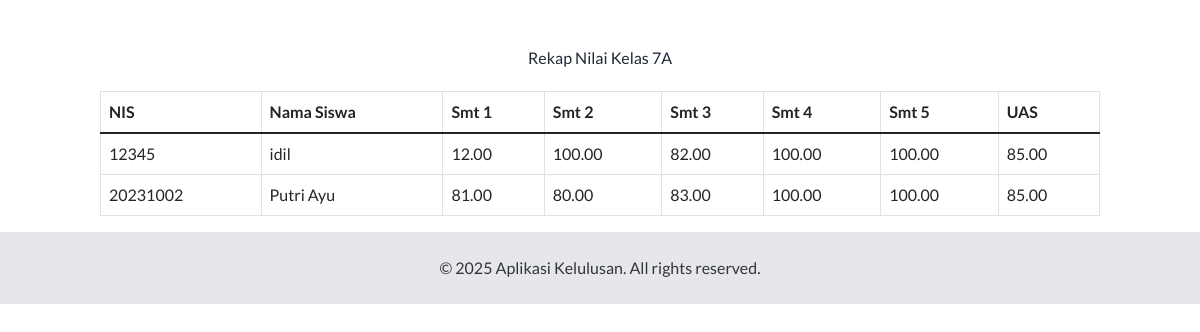
Page /wali_kelas/rekap_nilai_kelas.php (signed in) on the committed database.
### tables this page shows
CREATE TABLE `nilai` (
  `id_nilai` int(11) NOT NULL,
  `nis` varchar(20) NOT NULL,
  `kode_mapel` varchar(10) NOT NULL,
  `smt1` decimal(5,2) DEFAULT NULL,
  `smt2` decimal(5,2) DEFAULT NULL,
  `smt3` decimal(5,2) DEFAULT NULL,
  `smt4` decimal(5,2) DEFAULT NULL,
  `smt5` decimal(5,2) DEFAULT NULL,
  `uas` decimal(5,2) DEFAULT NULL,
  `tahun_ajaran` varchar(20) NOT NULL,
  `kkm` decimal(5,2) DEFAULT 80.00
);

CREATE TABLE `siswa` (
  `nis` varchar(20) NOT NULL,
  `nisn` varchar(20) DEFAULT NULL,
  `nama` varchar(100) NOT NULL,
  `tempat_lahir` varchar(100) DEFAULT NULL,
  `nama_orang_tua` varchar(100) DEFAULT NULL,
  `kelas` varchar(10) NOT NULL,
  `tahun_ajaran` varchar(20) NOT NULL,
  `password` varchar(255) DEFAULT NULL,
  `status_kelulusan` enum('Lulus','Lulus Bersyarat','Tidak Lulus') DEFAULT NULL
);

### wali_kelas/rekap_nilai_kelas.php (the view, shortened to what this page needs)
<?php
include('../includes/koneksi.php');
$kelas_wali = $_SESSION['kelas_wali'];
$sql = "SELECT siswa.nis, siswa.nama, nilai.smt1, nilai.smt2, nilai.smt3, nilai.smt4, nilai.smt5, nilai.uas
        FROM siswa
        JOIN nilai ON siswa.nis = nilai.nis
        WHERE siswa.kelas = '$kelas_wali'";
$result = mysqli_query($conn, $sql);
?>
<!DOCTYPE html>
<html lang="id">
<head>
    <?php include('../template_head.php'); ?>
</head>
<body>
    <div class="container mt-5">
        <h3 class="text-center mb-4 text-gray-800">Rekap Nilai Kelas <?php echo $kelas_wali; ?></h3>
        <table class="table table-bordered">
            <thead>
                <tr>
                    <th>NIS</th>
                    <th>Nama Siswa</th>
                    <th>Smt 1</th>
                    <th>Smt 2</th>
                    <th>Smt 3</th>
                    <th>Smt 4</th>
                    <th>Smt 5</th>
                    <th>UAS</th>
                </tr>
            </thead>
            <tbody>
                <?php while ($row = mysqli_fetch_assoc($result)) { ?>
                <tr>
                    <td><?php echo $row['nis']; ?></td>
                    <td><?php echo $row['nama']; ?></td>
                    <td><?php echo $row['smt1']; ?></td>
                    <td><?php echo $row['smt2']; ?></td>
                    <td><?php echo $row['smt3']; ?></td>
                    <td><?php echo $row['smt4']; ?></td>
                    <td><?php echo $row['smt5']; ?></td>
                    <td><?php echo $row['uas']; ?></td>
                </tr>
                <?php } ?>
            </tbody>
        </table>
    </div>
    <?php include('../template_foot.php'); ?>
</body>
</html>

### rows in the picture
nilai: nis.nis "12345", nis.nama "idil", smt1 "12.00", smt2 "100.00", smt3 "82.00", smt4 "100.00", smt5 "100.00", uas "85.00"
nilai: nis.nis "20231002", nis.nama "Putri Ayu", smt1 "81.00", smt2 "80.00", smt3 "83.00", smt4 "100.00", smt5 "100.00", uas "85.00"

### other values in the picture
$kelas_wali "7A"
